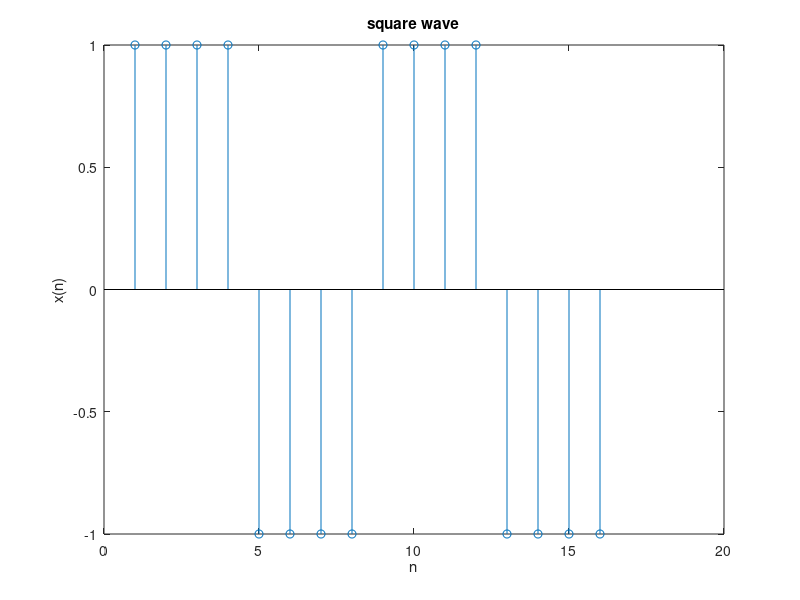

Source code (MATLAB):
clc;
clear all;
close all;
n=1:1:16;
for i=1:30;
    if((i>0 && i<=4)||(i>8&&i<=12))
        y(i)=1;
    else if((i>=5&& i<=8)||(i>=13 && i<=16))
            y(i)=-1;
        
        end
    end
end
stem(n,y);
title('square wave');
xlabel('n');ylabel('x(n)');

